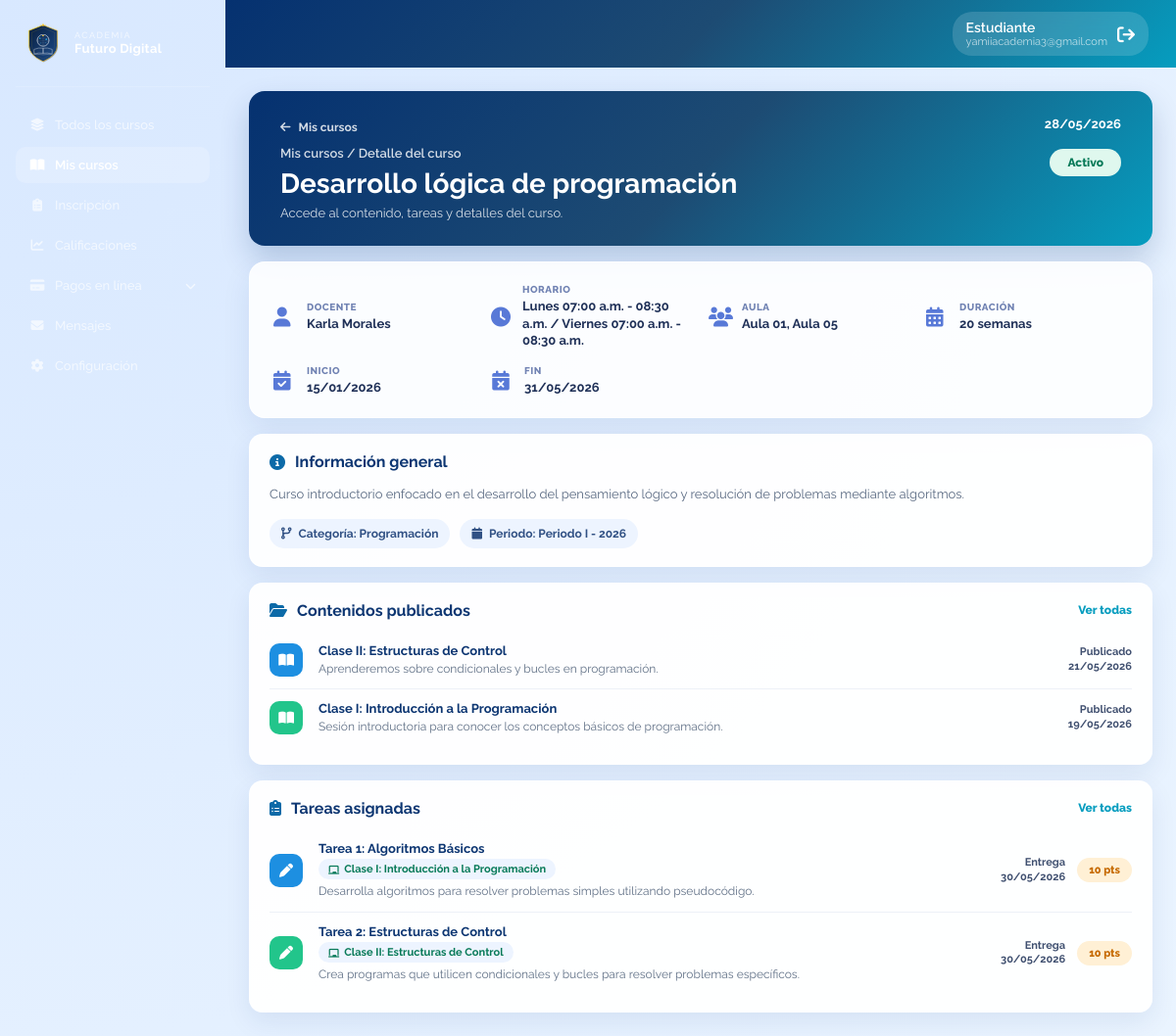
/estudiante-detalle-curso.php?curso_id=1 (signed in), run on the app's committed database.
### tables this page shows
CREATE TABLE `inscripciones` (
    `id` INT PRIMARY KEY AUTO_INCREMENT,
    `idEstudiante` INT NOT NULL,
    `idCurso` INT NOT NULL,
    `idPeriodo` INT NOT NULL,
    `fecha_registro` TIMESTAMP DEFAULT CURRENT_TIMESTAMP,
    `estado_academico` ENUM('Activo', 'Finalizado', 'Retirado') DEFAULT 'Activo',
    UNIQUE KEY `unique_estudiante_curso_periodo` (`idEstudiante`, `idCurso`, `idPeriodo`),
    CONSTRAINT `fk_estudiante_inscripcion` FOREIGN KEY (`idEstudiante`) REFERENCES `estudiantes` (`id`),
    CONSTRAINT `fk_curso_inscripcion` FOREIGN KEY (`idCurso`) REFERENCES `cursos` (`id`),
    CONSTRAINT `fk_periodo_inscripcion` FOREIGN KEY (`idPeriodo`) REFERENCES `PeriodoInscripcion` (`id`)
);

CREATE TABLE `cursos` ( 
    `id` int NOT NULL PRIMARY KEY AUTO_INCREMENT, 
    `nombre` varchar(100) NOT NULL, 
    `descripcion` varchar(150) NOT NULL, 
    `costoMensual` decimal(8,2) NOT NULL, 
    `cupos` int NOT NULL, 
    `fechaInicio` date NOT NULL, 
    `fechaFin` date NOT NULL, 
    `estado` tinyint(1) DEFAULT '1', 
    `idDocente` int DEFAULT NULL,
    `idCategoria` INT DEFAULT NULL,
    `idPeriodo` int DEFAULT NULL,
    CONSTRAINT `fk_docente_curso` FOREIGN KEY (`idDocente`) REFERENCES `docentes` (`id`),
    CONSTRAINT `fk_curso_categoria` FOREIGN KEY (`idCategoria`) REFERENCES `categorias` (`id`) 
    ON UPDATE CASCADE 
    ON DELETE SET NULL,
    CONSTRAINT `fk_curso_periodo_insc` FOREIGN KEY (`idPeriodo`) REFERENCES `PeriodoInscripcion` (`id`)
);

CREATE TABLE `sesionContenido` (
    `id` INT PRIMARY KEY AUTO_INCREMENT,
    `idCurso` INT NOT NULL,
    `titulo` VARCHAR(100) NOT NULL,
    `descripcion` VARCHAR(200) NULL,
    `fecha` DATE NOT NULL,
    `estado` TINYINT(1) DEFAULT 1, 
    `fechaCreacion` TIMESTAMP DEFAULT CURRENT_TIMESTAMP,
    CONSTRAINT `fk_sesion_curso` FOREIGN KEY (`idCurso`) REFERENCES `cursos` (`id`) ON DELETE CASCADE
);

CREATE TABLE `tareas` (
    `id` INT PRIMARY KEY AUTO_INCREMENT,
    `idCurso` INT NOT NULL,
    `idSesion` INT DEFAULT NULL,  
    `titulo` VARCHAR(100) NOT NULL,
    `descripcion` VARCHAR(200) NOT NULL,
    `puntajeMaximo` DECIMAL(5,2) DEFAULT 10.00,
    `intentos` INT DEFAULT 1,
    `fechaLimite` DATETIME NOT NULL,
    `fechaCreacion` TIMESTAMP DEFAULT CURRENT_TIMESTAMP,
    `estado` TINYINT(1) DEFAULT 1,   
    CONSTRAINT `fk_tarea_curso` FOREIGN KEY (`idCurso`) REFERENCES `cursos` (`id`) ON DELETE CASCADE,
    CONSTRAINT `fk_tarea_sesion` FOREIGN KEY (`idSesion`) REFERENCES `sesionContenido` (`id`) ON DELETE SET NULL
);

### estudiante-detalle-curso.php (the view, shortened to what the rows shown need)
<?php
require_once 'includes/conexion.php';
function e($valor) {
    return htmlspecialchars((string) $valor, ENT_QUOTES, 'UTF-8');
}
function fechaCorta($fecha) {
    return date('d/m/Y', strtotime($fecha));
}
function tablaExiste($conexion, $tabla) {
    $stmt = $conexion->prepare("
        SELECT 1
        FROM information_schema.TABLES
        WHERE TABLE_SCHEMA = DATABASE()
          AND TABLE_NAME = ?
        LIMIT 1
    ");
    $stmt->bind_param("s", $tabla);
    $stmt->execute();
    return $stmt->get_result()->num_rows > 0;
}
function columnaExiste($conexion, $tabla, $columna) {
    $stmt = $conexion->prepare("
        SELECT 1
        FROM information_schema.COLUMNS
        WHERE TABLE_SCHEMA = DATABASE()
          AND TABLE_NAME = ?
          AND COLUMN_NAME = ?
        LIMIT 1
    ");
    $stmt->bind_param("ss", $tabla, $columna);
    $stmt->execute();
    return $stmt->get_result()->num_rows > 0;
}
$cursoId = isset($_GET['curso_id']) ? (int) $_GET['curso_id'] : 0;
$correo = $_SESSION["usuario"];
$stmt = $conexion->prepare("
    SELECT e.id
    FROM estudiantes e
    INNER JOIN usuarios u ON e.usuario_id = u.id
    WHERE u.correo = ?
");
$stmt->bind_param("s", $correo);
$stmt->execute();
$estudiante = $stmt->get_result()->fetch_assoc();
$idEstudiante = (int) $estudiante['id'];
$tieneCategorias = tablaExiste($conexion, 'categorias');
$tienePeriodo = tablaExiste($conexion, 'PeriodoInscripcion') && columnaExiste($conexion, 'cursos', 'idPeriodo');
$tieneHorarios = tablaExiste($conexion, 'CursoHorario') && tablaExiste($conexion, 'horarios');
$tieneAulas = $tieneHorarios && tablaExiste($conexion, 'aulas');
$selectCategoria = $tieneCategorias ? "COALESCE(cat.nombre, 'Sin categoria')" : "'Sin categoria'";
$joinCategoria = $tieneCategorias ? "LEFT JOIN categorias cat ON c.idCategoria = cat.id" : "";
$selectPeriodo = $tienePeriodo ? "COALESCE(pi.nombre, 'Sin periodo')" : "'Sin periodo'";
$joinPeriodo = $tienePeriodo ? "LEFT JOIN PeriodoInscripcion pi ON c.idPeriodo = pi.id" : "";
$sqlCurso = "
    SELECT c.id, c.nombre, c.descripcion, c.costoMensual, c.fechaInicio, c.fechaFin,
           i.estado_academico, i.fecha_registro,
           COALESCE(CONCAT(ud.nombre, ' ', ud.apellido), 'Docente por asignar') AS docente_nombre,
           $selectCategoria AS categoria_nombre,
           $selectPeriodo AS periodo_nombre,
           GREATEST(1, TIMESTAMPDIFF(WEEK, c.fechaInicio, c.fechaFin) + 1) AS duracion_semanas
    FROM inscripciones i
    INNER JOIN cursos c ON i.idCurso = c.id
    LEFT JOIN docentes d ON c.idDocente = d.id
    LEFT JOIN usuarios ud ON d.usuario_id = ud.id
    $joinCategoria
    $joinPeriodo
    WHERE i.idEstudiante = ?
      AND i.idCurso = ?
      AND i.estado_academico = 'Activo'
    LIMIT 1
";
$stmt = $conexion->prepare($sqlCurso);
$stmt->bind_param("ii", $idEstudiante, $cursoId);
$stmt->execute();
$curso = $stmt->get_result()->fetch_assoc();
$curso['horarios'] = 'Horario por definir';
$curso['aulas'] = 'Aula por definir';
if ($tieneHorarios) {
    $selectAulaHorario = $tieneAulas ? "a.aula" : "NULL AS aula";
    $joinAulaHorario = $tieneAulas ? "LEFT JOIN aulas a ON ch.idAula = a.id" : "";
    $stmt = $conexion->prepare("
        SELECT ch.dia, h.etiqueta, $selectAulaHorario
        FROM CursoHorario ch
        INNER JOIN horarios h ON ch.idHorario = h.id
        $joinAulaHorario
        WHERE ch.idCurso = ?
        ORDER BY FIELD(ch.dia, 'Lunes','Martes','Miércoles','Jueves','Viernes','Sábado','Domingo'), h.horaInicio
    ");
    $stmt->bind_param("i", $cursoId);
    $stmt->execute();
    $horariosRows = $stmt->get_result()->fetch_all(MYSQLI_ASSOC);
    if (!empty($horariosRows)) {
        $horarios = [];
        $aulas = [];
        foreach ($horariosRows as $row) {
            $horarios[] = trim($row['dia'] . ' ' . $row['etiqueta']);
            if (!empty($row['aula'])) {
                $aulas[] = $row['aula'];
            }
        }
        $curso['horarios'] = implode(' / ', array_unique($horarios));
        if (!empty($aulas)) {
            $curso['aulas'] = implode(', ', array_unique($aulas));
        }
    }
}
$contenidos = [];
if (tablaExiste($conexion, 'sesionContenido')) {
    $stmt = $conexion->prepare("
        SELECT id, titulo, descripcion, fecha
        FROM sesionContenido
        WHERE idCurso = ? AND estado = 1
        ORDER BY fecha DESC, id DESC
        LIMIT 5
    ");
    $stmt->bind_param("i", $cursoId);
    $stmt->execute();
    $contenidos = $stmt->get_result()->fetch_all(MYSQLI_ASSOC);
}
$tareas = [];
if (tablaExiste($conexion, 'tareas')) {
    $stmt = $conexion->prepare("
        SELECT t.id, t.titulo, t.descripcion, t.puntajeMaximo, t.fechaLimite,
            COALESCE(et.estado, 'Pendiente') AS estadoEntrega,
            sc.titulo AS sesion_titulo
        FROM tareas t
        LEFT JOIN entregablesTarea et
            ON et.idTarea = t.id AND et.idEstudiante = ?
            LEFT JOIN sesionContenido sc ON sc.id = t.idSesion
        WHERE t.idCurso = ? AND t.estado = 1
        ORDER BY t.fechaLimite ASC, t.id ASC
        LIMIT 5
    ");
    $stmt->bind_param("ii", $idEstudiante, $cursoId);
    $stmt->execute();
    $tareas = $stmt->get_result()->fetch_all(MYSQLI_ASSOC);
}
?>
<!DOCTYPE html>
<html lang="es">
<head>
    <link rel="stylesheet" href="./css/styles-estudiantes.css">
    <link rel="stylesheet" href="https://cdnjs.cloudflare.com/ajax/libs/font-awesome/6.4.0/css/all.min.css">
</head>
<body class="raleway-all">
    <div class="layout">
        <div class="content">
            <main class="detalle-curso-page">
                <section class="detalle-hero">
                    <div>
                        <a href="vista_mis_cursos.php" class="detalle-back">
                            <i class="fas fa-arrow-left"></i>
                            Mis cursos
                        </a>
                        <p class="detalle-breadcrumb">Mis cursos / Detalle del curso</p>
                        <h1><?= e($curso['nombre']) ?></h1>
                        <p>Accede al contenido, tareas y detalles del curso.</p>
                    </div>
                    <div class="detalle-hero-side">
                        <strong><?= date('d/m/Y') ?></strong>
                        <span><?= e($curso['estado_academico']) ?></span>
                    </div>
                </section>
                <section class="detalle-resumen">
                    <article class="detalle-info-item">
                        <div>
                            <span>Inicio</span>
                            <strong><?= fechaCorta($curso['fechaInicio']) ?></strong>
                        </div>
                    </article>
                    <article class="detalle-info-item">
                        <div>
                            <span>Fin</span>
                            <strong><?= fechaCorta($curso['fechaFin']) ?></strong>
                        </div>
                    </article>
                </section>
                <section class="detalle-grid">
                    <div class="detalle-main-col">
                        <article class="detalle-panel detalle-general">
                            <div class="detalle-panel-title">
                                <i class="fas fa-circle-info"></i>
                                <h2>Información general</h2>
                            </div>
                            <p><?= e($curso['descripcion']) ?></p>
                            <div class="detalle-tags">
                                <span><i class="fas fa-code-branch"></i> Categoría: <?= e($curso['categoria_nombre']) ?></span>
                                <span><i class="fas fa-calendar"></i> Periodo: <?= e($curso['periodo_nombre']) ?></span>
                            </div>
                        </article>
                        <article class="detalle-panel" id="contenidos">
                            <div class="detalle-panel-header">
                                <div class="detalle-panel-title">
                                    <h2>Contenidos publicados</h2>
                                </div>
                            </div>
                            <?php if (empty($contenidos)): ?>
                                <div class="detalle-empty">Aún no hay contenidos publicados para este curso.</div>
                            <?php else: ?>
                                <div class="detalle-lista">
                                    <?php foreach ($contenidos as $index => $contenido): ?>
                                        <div class="detalle-lista-item">
                                            <span class="detalle-item-icon icon-<?= ($index % 4) + 1 ?>"><i class="fas fa-book-open"></i></span>
                                            <div>
                                                <strong><?= e($contenido['titulo']) ?></strong>
                                                <p><?= e($contenido['descripcion']) ?></p>
                                            </div>
                                            <time>Publicado<br><?= fechaCorta($contenido['fecha']) ?></time>
                                        </div>
                                    <?php endforeach; ?>
                                </div>
                            <?php endif; ?>
                        </article>
                        <article class="detalle-panel" id="tareas">
                            <div class="detalle-panel-header">
                                <div class="detalle-panel-title">
                                    <h2>Tareas asignadas</h2>
                                </div>
                            </div>
                            <?php if (empty($tareas)): ?>
                                <div class="detalle-empty">Aún no hay tareas asignadas para este curso.</div>
                            <?php else: ?>
                                <div class="detalle-lista">
                                    <?php foreach ($tareas as $index => $tarea): ?>
                                        <div class="detalle-lista-item tarea">
                                            <span class="detalle-item-icon icon-<?= ($index % 4) + 1 ?>"><i class="fas fa-pen"></i></span>
                                            <div>
                                                                                                <strong><?= e($tarea['titulo']) ?></strong>
                                                <?php if (!empty($tarea['sesion_titulo'])): ?>
                                                     <span class="tarea-sesion-tag"><i class="fas fa-chalkboard"></i> <?= e($tarea['sesion_titulo']) ?></span>
                                                <?php endif; ?>
                                                <p><?= e($tarea['descripcion']) ?></p>
                                            </div>
                                            <time>Entrega<br><?= fechaCorta($tarea['fechaLimite']) ?></time>
                                            <span class="detalle-status"><?= (int) $tarea['puntajeMaximo'] ?> pts</span>
                                        </div>
                                    <?php endforeach; ?>
                                </div>
                            <?php endif; ?>
                        </article>
                    </div>
                </section>
            </main>
        </div>
    </div>
</body>
</html>

### data on the page
inscripciones: idCurso.nombre "Desarrollo lógica de programación", estado_academico "Activo", idCurso.fechaInicio "15/01/2026", idCurso.fechaFin "31/05/2026", idCurso.descripcion "Curso introductorio enfocado en el desarrollo del pensamiento lógico y resolución de problemas mediante algoritmos."
sesioncontenido: titulo "Clase II: Estructuras de Control", descripcion "Aprenderemos sobre condicionales y bucles en programación.", fecha "21/05/2026"
sesioncontenido: titulo "Clase I: Introducción a la Programación", descripcion "Sesión introductoria para conocer los conceptos básicos de programación.", fecha "19/05/2026"
tareas: titulo "Tarea 1: Algoritmos Básicos", idSesion.titulo "Clase I: Introducción a la Programación", descripcion "Desarrolla algoritmos para resolver problemas simples utilizando pseudocódigo.", fechaLimite "30/05/2026", puntajeMaximo "10"
tareas: titulo "Tarea 2: Estructuras de Control", idSesion.titulo "Clase II: Estructuras de Control", descripcion "Crea programas que utilicen condicionales y bucles para resolver problemas específicos.", fechaLimite "30/05/2026", puntajeMaximo "10"

### other printed values
$_SESSION["usuario"] "yamiiacademia3@gmail.com"
$curso['docente_nombre'] "Karla Morales"
$curso['horarios'] "Lunes 07:00 a.m. - 08:30 a.m. / Viernes 07:00 a.m. - 08:30 a.m."
$curso['aulas'] "Aula 01, Aula 05"
$curso['duracion_semanas'] "20"
$curso['categoria_nombre'] "Programación"
$curso['periodo_nombre'] "Periodo I - 2026"
